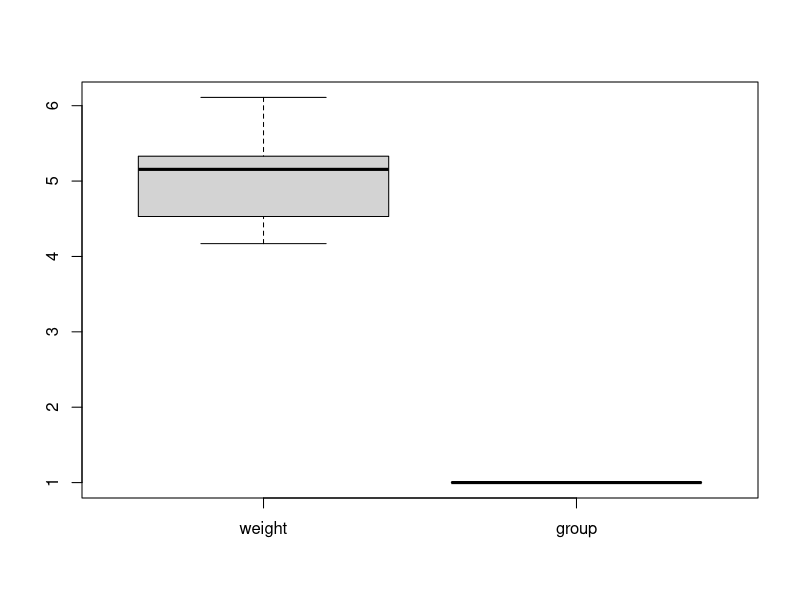

The R script that drew this image:
## ---- chunk 1

head(PlantGrowth)
str(PlantGrowth)

## ---- chunk 2

ctrl <- subset(PlantGrowth,group=="ctrl")
summary(ctrl)
boxplot(ctrl)

